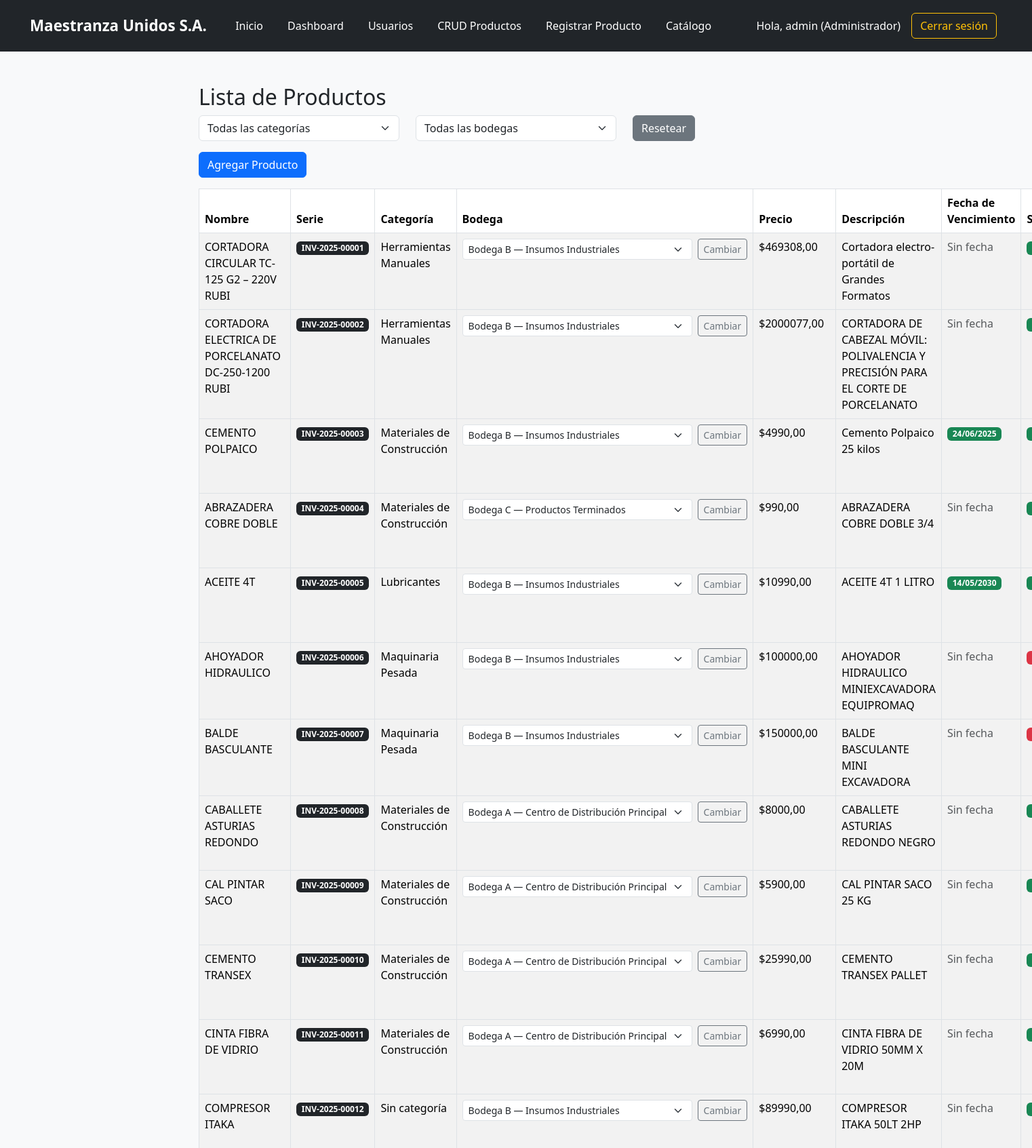
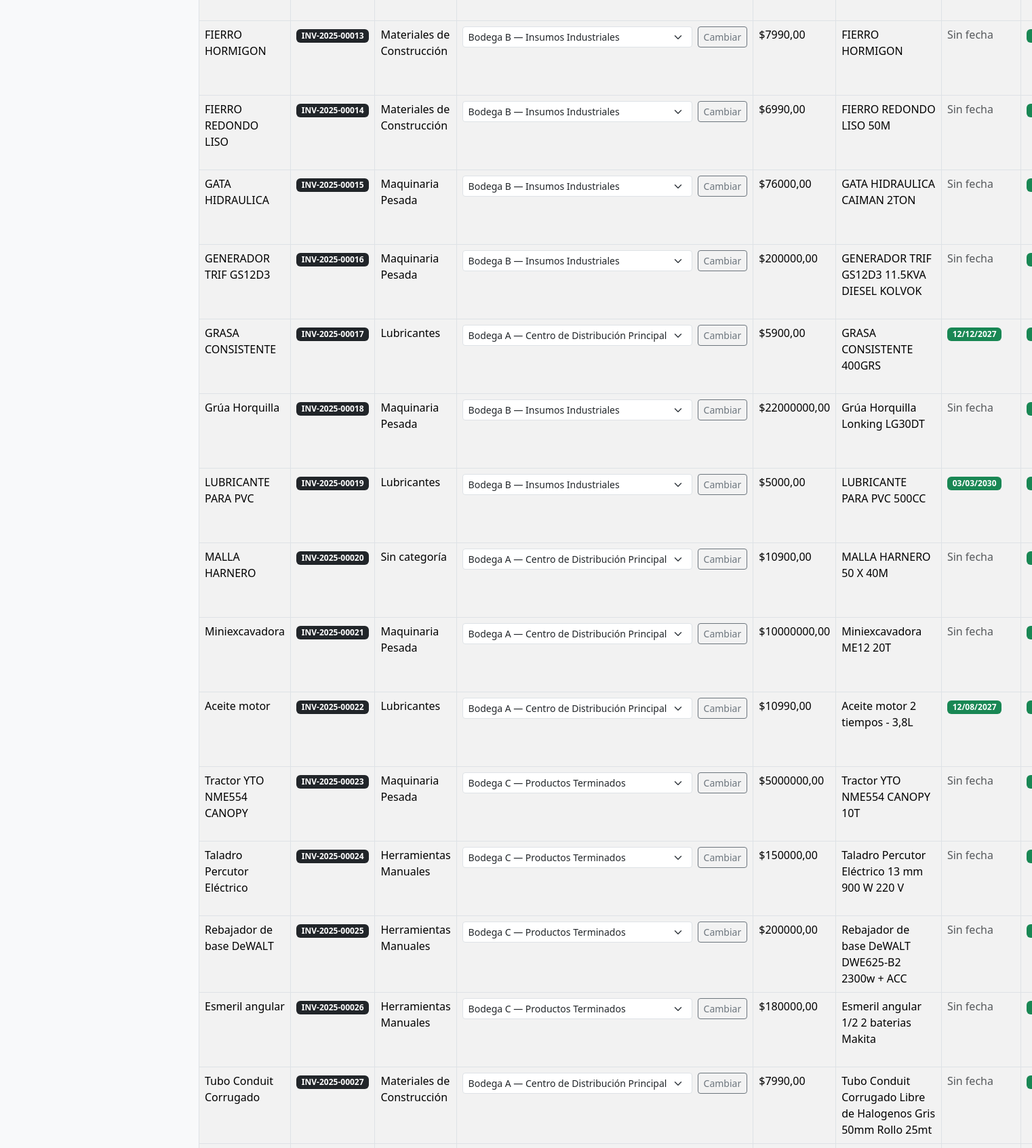
Page /productos/crud/ (signed in, upper part) on the committed database (2 pictures, top to bottom).
### inventario/models.py (models this page shows, shortened)
class Producto(models.Model):
    nombre = models.CharField(max_length=100)
    categoria = models.ForeignKey(
        CategoriaProducto,
        on_delete=models.SET_NULL,
        null=True,
        blank=True,
        related_name='productos'
    )
    descripcion = models.TextField(blank=True)
    precio = models.DecimalField(max_digits=10, decimal_places=2)
    imagen = models.ImageField(upload_to='productos/', null=True, blank=True)
    fecha_vencimiento = models.DateField(null=True, blank=True)
    stock = models.PositiveIntegerField(default=0)
    stock_minimo = models.PositiveIntegerField(default=1)
    serial_number = models.CharField(
        max_length=20,
        unique=True,
        editable=False,
        blank=True,
        help_text="Número de serie generado automáticamente"
    )
    bodega = models.ForeignKey(
        Bodega,
        on_delete=models.CASCADE,
        related_name='productos',
        null=True,
        blank=True
    )

class CategoriaProducto(models.Model):
    nombre = models.CharField(max_length=100, unique=True)

class Bodega(models.Model):
    nombre = models.CharField(max_length=100, unique=True)

### inventario/views.py (the view)
# urls.py: path('productos/crud/', views.producto_crud, name='producto_crud'),
@login_required
@groups_required('Gestor de Inventario', 'Almacén')
def producto_crud(request):
    categoria_id = request.GET.get('categoria')
    bodega_id = request.GET.get('bodega')
    categorias = CategoriaProducto.objects.order_by('nombre')
    bodegas = Bodega.objects.order_by('nombre')
    productos = Producto.objects.all()
    if categoria_id:
        productos = productos.filter(categoria_id=categoria_id)
    if bodega_id:
        productos = productos.filter(bodega_id=bodega_id)
    if 'delete' in request.GET:
        producto = get_object_or_404(Producto, pk=request.GET['delete'])
        producto.delete()
        return redirect('producto_crud')
    return render(request, 'inventario/producto_crud.html', {
        'productos': productos,
        'categorias': categorias,
        'bodegas': bodegas,
        'categoria_seleccionada': int(categoria_id) if categoria_id else None,
        'bodega_seleccionada': int(bodega_id) if bodega_id else None,
        'today': date.today(),
        'today_plus_7': date.today() + timedelta(days=7),
    })

### inventario/views.py (called while the page is built)
def groups_required(*group_names):
    def check_groups(user):
        return user.is_authenticated and (
            user.groups.filter(name__in=group_names).exists() or user.groups.filter(name='Administrador').exists()
        )
    return user_passes_test(check_groups)

### inventario/templates/inventario/producto_crud.html (shortened to what this page needs)
{% extends 'inventario/base.html' %}
{% block content %}
<div class="container mt-5">
  <h2>Lista de Productos</h2>
  <form method="get" class="row mb-3">
    <div class="col-md-4">
      <select name="categoria" class="form-select" onchange="this.form.submit()">
        <option value="">Todas las categorías</option>
      </select>
    </div>
    <div class="col-md-4">
      <select name="bodega" class="form-select" onchange="this.form.submit()">
        <option value="">Todas las bodegas</option>
      </select>
    </div>
    <div class="col-md-2">
      <a href="{% url 'producto_crud' %}" class="btn btn-secondary">Resetear</a>
    </div>
  </form>
  {% if request.user.groups.first and request.user.groups.first.name != 'Almacén' %}
    <a href="{% url 'registro_producto' %}" class="btn btn-primary mb-3">Agregar Producto</a>
  {% endif %}
  <table class="table table-bordered table-striped">
    <thead>
      <tr>
        <th>Nombre</th>
        <th>Serie</th>
        <th>Categoría</th>
        <th><strong>Bodega</strong></th>
        {% if request.user.groups.first and request.user.groups.first.name == 'Administrador' %}
          <th>Precio</th>
        {% endif %}
        <th>Descripción</th>
        <th>Fecha de Vencimiento</th>
        <th>Stock</th>
      </tr>
    </thead>
    <tbody>
      {% for producto in productos %}
        <tr>
          <td>{{ producto.nombre }}</td>
          <td><span class="badge bg-dark">{{ producto.serial_number }}</span></td>
          <td>{{ producto.categoria.nombre|default:"Sin categoría" }}</td>
          <td>
            {% if request.user.groups.first and request.user.groups.first.name != 'Almacén' %}
              <form method="post" action="{% url 'cambiar_bodega' producto.id %}" class="d-flex align-items-center">
                <select name="nueva_bodega" class="form-select form-select-sm me-2" style="width: auto;">
                  {% for b in bodegas %}
                    <option value="{{ b.id }}" {% if producto.bodega and producto.bodega.id == b.id %}selected{% endif %}>
                      {{ b.nombre }}
                    </option>
                  {% endfor %}
                </select>
                <button type="submit" class="btn btn-sm btn-outline-secondary">Cambiar</button>
              </form>
            {% else %}
              {{ producto.bodega.nombre }}
            {% endif %}
          </td>
          {% if request.user.groups.first and request.user.groups.first.name == 'Administrador' %}
            <td>${{ producto.precio }}</td>
          {% endif %}
          <td>{{ producto.descripcion }}</td>
          <td>
            {% if producto.fecha_vencimiento %}
              {% if producto.fecha_vencimiento < today %}
                <span class="badge bg-danger">Vencido ({{ producto.fecha_vencimiento|date:"d/m/Y" }})</span>
              {% elif producto.fecha_vencimiento <= today_plus_7 %}
                <span class="badge bg-warning text-dark">Por vencer ({{ producto.fecha_vencimiento|date:"d/m/Y" }})</span>
              {% else %}
                <span class="badge bg-success">{{ producto.fecha_vencimiento|date:"d/m/Y" }}</span>
              {% endif %}
            {% else %}
              <span class="text-muted">Sin fecha</span>
            {% endif %}
          </td>
          <td>
            {% if producto.stock <= producto.stock_minimo %}
              <span class="badge bg-danger">Bajo ({{ producto.stock }})</span>
            {% else %}
              <span class="badge bg-success">{{ producto.stock }}</span>
            {% endif %}
          </td>
        </tr>
      {% empty %}
        <tr><td colspan="9" class="text-center">No hay productos registrados.</td></tr>
      {% endfor %}
    </tbody>
  </table>
</div>
{% endblock %}

### inventario/templates/inventario/base.html (shortened to what this page needs)
{% load static %}
<!DOCTYPE html>
<html lang="es">
<head>
  <link href="https://cdn.jsdelivr.net/npm/bootstrap@5.3.3/dist/css/bootstrap.min.css" rel="stylesheet">
  <link rel="stylesheet" href="{% static 'inventario/css/style.css' %}">
</head>
<body class="{% if request.COOKIES.theme == 'dark' %}dark-mode{% endif %}">
<nav class="navbar navbar-expand-lg navbar-dark bg-dark">
  <div class="container-fluid">
    <a class="navbar-brand mx-auto" href="#">Maestranza Unidos S.A.</a>
    <div class="collapse navbar-collapse justify-content-center" id="navbarNav">
      <ul class="navbar-nav mx-auto">
        <li class="nav-item"><a class="nav-link" href="{% url 'index' %}">Inicio</a></li>
        {% if user.is_authenticated %}
            {% if user.groups.first.name == 'Administrador' %}
                <li class="nav-item"><a class="nav-link" href="{% url 'dashboard' %}">Dashboard</a></li>
                <li class="nav-item"><a class="nav-link" href="{% url 'usuarios_crud' %}">Usuarios</a></li>
                <li class="nav-item"><a class="nav-link" href="{% url 'producto_crud' %}">CRUD Productos</a></li>
                <li class="nav-item"><a class="nav-link" href="{% url 'registro_producto' %}">Registrar Producto</a></li>
                <li class="nav-item"><a class="nav-link" href="{% url 'tienda' %}">Catálogo</a></li>
            {% elif user.groups.first.name == 'Comprador' %}
                <li class="nav-item"><a class="nav-link" href="{% url 'tienda' %}">Catálogo</a></li>
                <li class="nav-item"><a class="nav-link" href="{% url 'dashboard' %}">Dashboard</a></li>
            {% elif user.groups.first.name == 'Almacén' %}
                <li class="nav-item"><a class="nav-link" href="{% url 'producto_crud' %}">CRUD Productos</a></li>
                <li class="nav-item"><a class="nav-link" href="{% url 'tienda' %}">Catálogo</a></li>
                <li class="nav-item"><a class="nav-link" href="{% url 'dashboard' %}">Dashboard</a></li>
            {% endif %}
        {% else %}
            <li class="nav-item"><a class="nav-link" href="{% url 'registro_usuario' %}">Registrarse</a></li>
            <li class="nav-item"><a class="nav-link" href="{% url 'olvidar_contra' %}">¿Olvidaste tu contraseña?</a></li>
        {% endif %}
      </ul>
      {% if user.is_authenticated %}
        <div class="d-flex align-items-center ms-auto">
          <span class="navbar-text me-3">
            Hola, {{ user.username }}
            {% if user.groups.first %}
              ({{ user.groups.first.name }})
            {% else %}
              (Sin rol)
            {% endif %}
          </span>
          <a href="{% url 'logout' %}" class="btn btn-outline-light me-2">Cerrar sesión</a>
        </div>
      {% endif %}
    </div>
  </div>
</nav>
<main class="main-content">
  {% block content %}{% endblock %}
</main>
</body>
</html>

### inventario/static/inventario/css/style.css (style rules this page uses)
body { background-color: #f8f9fa; font-family: 'Segoe UI', Tahoma, Geneva, Verdana, sans-serif; margin: 0; padding: 0; }
.navbar { padding: 1rem 2rem; }
.navbar-brand { font-weight: bold; font-size: 1.4rem; color: white !important; text-align: center; margin-right: auto; margin-left: auto; }
.navbar-nav { text-align: center; }
.navbar-nav .nav-item { margin: 0 10px; }
.navbar-nav .nav-link { color: #ffffff !important; font-weight: 500; transition: all 0.2s ease-in-out; }
.navbar-text { color: #ffffff; font-size: 1rem; }
.btn-outline-light { border-color: #ffc107; color: #ffc107; }
.container { max-width: 960px; }

### rows in the picture
Producto: nombre "CORTADORA CIRCULAR TC-125 G2 – 220V RUBI", serial_number "INV-2025-00001", categoria.nombre "Herramientas Manuales", nueva_bodega "Bodega B — Insumos Industriales", precio "469308,00", descripcion "Cortadora electro-portátil de Grandes Formatos", shows "Sin fecha"
Producto: nombre "CORTADORA ELECTRICA DE PORCELANATO DC-250-1200 RUBI", serial_number "INV-2025-00002", categoria.nombre "Herramientas Manuales", nueva_bodega "Bodega B — Insumos Industriales", precio "2000077,00", descripcion "CORTADORA DE CABEZAL MÓVIL: POLIVALENCIA Y PRECISIÓN PARA EL CORTE DE PORCELANATO", shows "Sin fecha"
Producto: nombre "CEMENTO POLPAICO", serial_number "INV-2025-00003", categoria.nombre "Materiales de Construcción", nueva_bodega "Bodega B — Insumos Industriales", precio "4990,00", descripcion "Cemento Polpaico 25 kilos", fecha_vencimiento "24/06/2025"
Producto: nombre "ABRAZADERA COBRE DOBLE", serial_number "INV-2025-00004", categoria.nombre "Materiales de Construcción", nueva_bodega "Bodega C — Productos Terminados", precio "990,00", descripcion "ABRAZADERA COBRE DOBLE 3/4", shows "Sin fecha"
Producto: nombre "ACEITE 4T", serial_number "INV-2025-00005", categoria.nombre "Lubricantes", nueva_bodega "Bodega B — Insumos Industriales", precio "10990,00", descripcion "ACEITE 4T 1 LITRO", fecha_vencimiento "14/05/2030"
Producto: nombre "AHOYADOR HIDRAULICO", serial_number "INV-2025-00006", categoria.nombre "Maquinaria Pesada", nueva_bodega "Bodega B — Insumos Industriales", precio "100000,00", descripcion "AHOYADOR HIDRAULICO MINIEXCAVADORA EQUIPROMAQ", shows "Sin fecha"
Producto: nombre "BALDE BASCULANTE", serial_number "INV-2025-00007", categoria.nombre "Maquinaria Pesada", nueva_bodega "Bodega B — Insumos Industriales", precio "150000,00", descripcion "BALDE BASCULANTE MINI EXCAVADORA", shows "Sin fecha"
Producto: nombre "CABALLETE ASTURIAS REDONDO", serial_number "INV-2025-00008", categoria.nombre "Materiales de Construcción", nueva_bodega "Bodega A — Centro de Distribución Principal", precio "8000,00", descripcion "CABALLETE ASTURIAS REDONDO NEGRO", shows "Sin fecha"
Producto: nombre "CAL PINTAR SACO", serial_number "INV-2025-00009", categoria.nombre "Materiales de Construcción", nueva_bodega "Bodega A — Centro de Distribución Principal", precio "5900,00", descripcion "CAL PINTAR SACO 25 KG", shows "Sin fecha"
Producto: nombre "CEMENTO TRANSEX", serial_number "INV-2025-00010", categoria.nombre "Materiales de Construcción", nueva_bodega "Bodega A — Centro de Distribución Principal", precio "25990,00", descripcion "CEMENTO TRANSEX PALLET", shows "Sin fecha"
Producto: nombre "CINTA FIBRA DE VIDRIO", serial_number "INV-2025-00011", categoria.nombre "Materiales de Construcción", nueva_bodega "Bodega A — Centro de Distribución Principal", precio "6990,00", descripcion "CINTA FIBRA DE VIDRIO 50MM X 20M", shows "Sin fecha"
Producto: nombre "COMPRESOR ITAKA", serial_number "INV-2025-00012", categoria.nombre "Sin categoría", nueva_bodega "Bodega B — Insumos Industriales", precio "89990,00", descripcion "COMPRESOR ITAKA 50LT 2HP", shows "Sin fecha"
Producto: nombre "FIERRO HORMIGON", serial_number "INV-2025-00013", categoria.nombre "Materiales de Construcción", nueva_bodega "Bodega B — Insumos Industriales", precio "7990,00", descripcion "FIERRO HORMIGON", shows "Sin fecha"
Producto: nombre "FIERRO REDONDO LISO", serial_number "INV-2025-00014", categoria.nombre "Materiales de Construcción", nueva_bodega "Bodega B — Insumos Industriales", precio "6990,00", descripcion "FIERRO REDONDO LISO 50M", shows "Sin fecha"
Producto: nombre "GATA HIDRAULICA", serial_number "INV-2025-00015", categoria.nombre "Maquinaria Pesada", nueva_bodega "Bodega B — Insumos Industriales", precio "76000,00", descripcion "GATA HIDRAULICA CAIMAN 2TON", shows "Sin fecha"
Producto: nombre "GENERADOR TRIF GS12D3", serial_number "INV-2025-00016", categoria.nombre "Maquinaria Pesada", nueva_bodega "Bodega B — Insumos Industriales", precio "200000,00", descripcion "GENERADOR TRIF GS12D3 11.5KVA DIESEL KOLVOK", shows "Sin fecha"
Producto: nombre "GRASA CONSISTENTE", serial_number "INV-2025-00017", categoria.nombre "Lubricantes", nueva_bodega "Bodega A — Centro de Distribución Principal", precio "5900,00", descripcion "GRASA CONSISTENTE 400GRS", fecha_vencimiento "12/12/2027"
Producto: nombre "Grúa Horquilla", serial_number "INV-2025-00018", categoria.nombre "Maquinaria Pesada", nueva_bodega "Bodega B — Insumos Industriales", precio "22000000,00", descripcion "Grúa Horquilla Lonking LG30DT", shows "Sin fecha"
Producto: nombre "LUBRICANTE PARA PVC", serial_number "INV-2025-00019", categoria.nombre "Lubricantes", nueva_bodega "Bodega B — Insumos Industriales", precio "5000,00", descripcion "LUBRICANTE PARA PVC 500CC", fecha_vencimiento "03/03/2030"
Producto: nombre "MALLA HARNERO", serial_number "INV-2025-00020", categoria.nombre "Sin categoría", precio "10900,00", descripcion "MALLA HARNERO 50 X 40M", shows "Sin fecha"
Producto: nombre "Miniexcavadora", serial_number "INV-2025-00021", categoria.nombre "Maquinaria Pesada", nueva_bodega "Bodega A — Centro de Distribución Principal", precio "10000000,00", descripcion "Miniexcavadora ME12 20T", shows "Sin fecha"
Producto: nombre "Aceite motor", serial_number "INV-2025-00022", categoria.nombre "Lubricantes", nueva_bodega "Bodega A — Centro de Distribución Principal", precio "10990,00", descripcion "Aceite motor 2 tiempos - 3,8L", fecha_vencimiento "12/08/2027"
Producto: nombre "Tractor YTO NME554 CANOPY", serial_number "INV-2025-00023", categoria.nombre "Maquinaria Pesada", nueva_bodega "Bodega C — Productos Terminados", precio "5000000,00", descripcion "Tractor YTO NME554 CANOPY 10T", shows "Sin fecha"
Producto: nombre "Taladro Percutor Eléctrico", serial_number "INV-2025-00024", categoria.nombre "Herramientas Manuales", nueva_bodega "Bodega C — Productos Terminados", precio "150000,00", descripcion "Taladro Percutor Eléctrico 13 mm 900 W 220 V", shows "Sin fecha"
Producto: nombre "Rebajador de base DeWALT", serial_number "INV-2025-00025", categoria.nombre "Herramientas Manuales", nueva_bodega "Bodega C — Productos Terminados", precio "200000,00", descripcion "Rebajador de base DeWALT DWE625-B2 2300w + ACC", shows "Sin fecha"
Producto: nombre "Esmeril angular", serial_number "INV-2025-00026", categoria.nombre "Herramientas Manuales", nueva_bodega "Bodega C — Productos Terminados", precio "180000,00", descripcion "Esmeril angular 1/2 2 baterias Makita", shows "Sin fecha"
Producto: nombre "Tubo Conduit Corrugado", serial_number "INV-2025-00027", categoria.nombre "Materiales de Construcción", nueva_bodega "Bodega A — Centro de Distribución Principal", precio "7990,00", descripcion "Tubo Conduit Corrugado Libre de Halogenos Gris 50mm Rollo 25mt", shows "Sin fecha"

### other values in the picture
{{ user.username }} "admin"
{{ user.groups.first.name }} "Administrador"
form field nueva_bodega "Bodega A — Centro de Distribución Principal"
